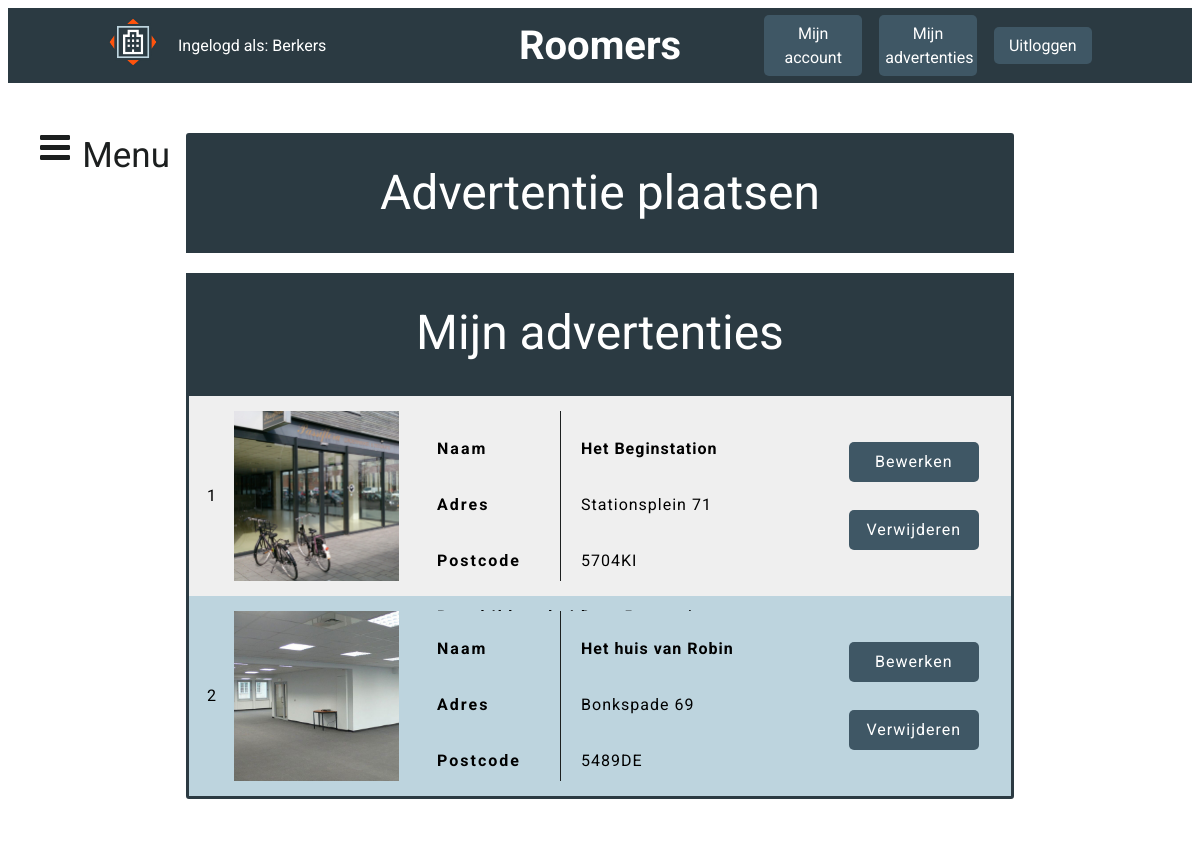
/createadd.php (signed in), run on the app's committed database.
### tables this page shows
CREATE TABLE IF NOT EXISTS `building` (
  `buildingID` int(11) NOT NULL AUTO_INCREMENT,
  `user_ID` int(11) NOT NULL,
  `name` text NOT NULL,
  `picture1` text,
  `picture2` text,
  `picture3` text,
  `picture4` text,
  `picture5` text,
  `street` varchar(80) NOT NULL,
  `strnumber` varchar(10) NOT NULL,
  `areacode` varchar(10) NOT NULL,
  `city` varchar(80) NOT NULL,
  `mainfunction` varchar(50) DEFAULT NULL,
  `renttime` varchar(40) DEFAULT NULL,
  `year` varchar(15) DEFAULT NULL,
  `space` int(11) DEFAULT NULL,
  `layers` varchar(25) DEFAULT NULL,
  `parking` varchar(50) DEFAULT NULL,
  `description` text,
  PRIMARY KEY (`buildingID`)
);

### inc/functions.php (called while the page is built)
<?php
	function e($value) {
		return htmlspecialchars($value, ENT_QUOTES, 'UTF-8');
	}
?>

### createadd.php (the view, shortened to what this page needs)
<?php
  require("inc/functions.php");
  $connect = connectToDB();
$buildingquery = "
  SELECT *
  FROM building
  WHERE user_ID = " . $_SESSION['userID'] . "
  ";
$buildingresource = mysqli_query($connect, $buildingquery);
$BuildingArray = array();
  while($result = mysqli_fetch_assoc($buildingresource))
  {
    $BuildingArray[] = $result;
  }
$even = "1";
$count = 0;
?>
<!DOCTYPE html>
<html>
  <head>
    <link rel="stylesheet" href="https://cdnjs.cloudflare.com/ajax/libs/meyer-reset/2.0/reset.min.css">
    <link rel="stylesheet" href="css/style.css">
    <link rel="stylesheet" href="https://cdnjs.cloudflare.com/ajax/libs/font-awesome/4.7.0/css/font-awesome.min.css">
  </head>
  <body>
    <?php
      include("inc/header.php");
      include("inc/navigation.php")
    ?>
    <div id="mainpage">
      <div id="content-container">
      <div id="search-open">Advertentie plaatsen</div>
      <span id="addspan">Mijn advertenties</span>
        <div id="user-add">
         <?php foreach ($BuildingArray as $item) {
            if ($item['space'] == 0) {
              $space = "Niet bekend";
            }
            else{
              $space = $item['space'] . " m²";
            }
            $count++;
            if ($even == "0") {
              $container = "item-container";
              $resultinfo = "result-info";
              $even = "1";
            }
            else
            {
              $container = "item-container2";
              $resultinfo = "result-info2";
              $even = "0";
            }
            if ($item['picture1'] == NULL) {
              $picture = "img/noimg.jpg";
            }
            else
            {
              $picture = $item['picture1'];
            } ?>
        <div class=<?php echo $container ?>>
          <p><?php echo $count; ?></p>
          <img src=<?php echo $picture ?> class="result-img">
          <div class=<?php echo $resultinfo ?>>
            <div class="result-title-div">
              <p>Naam</p>
              <p>Adres</p>
              <p>Postcode</p>
              <p>Beschikbaarheid</p>
              <p>Ruimte</p>
            </div>
            <div class="result-div">
              <p class="result-name"><?php echo e($item['name']); ?></p>
              <p><?php echo e($item['street'] . " " . $item['strnumber']); ?></p>
              <p><?php echo e($item['areacode']); ?></p>
              <p><?php echo $item['renttime'] ?></p>
              <p><?php echo e($space); ?></p>
            </div>
            <div class="result-div-buttons">
              <a href="edit.php?id=<?php echo $item['buildingID']; ?>" class="info-button">Bewerken</a>
              <a href="inc/delete.php?id=<?php echo $item['buildingID']; ?>" class="info-button delete">Verwijderen</a>
            </div>
          </div>
        </div>
      <?php } ?>
      </div>
    </div>
  </body>
</html>

### css/style.css (style rules this page uses)
html { font: 16px/1.5 'Roboto', sans-serif; }
body { background-color: white; background-size: cover; }
a { text-decoration: none; color: white; }
* { box-sizing: border-box; }
a:link { text-decoration: none; color: white; }
a:-webkit-any-link { text-decoration:none !important; }
#mainpage { display: flex; flex-direction: column; align-items: center; justify-content: center; }
#content-container { display: flex; flex-direction: column; align-items: center; margin-top: 50px; margin-bottom: 50px; width: 70%; background-color: white; transition: 0.5s; }
.item-container { width: 100%; height: 200px; background-color: #BDD4DE; display: flex; justify-content: space-evenly; align-items: center; }
.item-container2 { width: 100%; height: 200px; background-color: #EFEFEF; display: flex; justify-content: space-evenly; align-items: center; }
.result-img { height: 85%; width: 20%; object-fit: cover; }
.result-info { width: 70%; height: 170px; background-color: #BDD4DE; display: flex; align-items: center; }
.result-info2 { width: 70%; height: 170px; background-color: #EFEFEF; display: flex; align-items: center; }
.result-title-div { height: 100%; width: 25%; padding: 10px 20px 10px 20px; display: flex; flex-direction: column; justify-content: space-around; letter-spacing: 2px; font-weight: bold; border-right: 1px solid #1C1F1F; }
.result-div { height: 100%; width: 50%; padding: 10px 20px 10px 20px; display: flex; flex-direction: column; justify-content: space-around; letter-spacing: 1px; }
.result-div-buttons { width: 25%; height: 80%; display: flex; flex-direction: column; justify-content: space-around; }
.result-name { font-weight: bold; }
.info-button { width: 90%; height: 20%; background-color: #3F5765; color: white; border-radius: 5px; padding: 20px; letter-spacing: 1px; display: flex; justify-content: center; align-items: center; transition: 0.5s; border: 0px; cursor: pointer; }
#search-open { width: 100%; font-size: 300%; background-color: #2B3A42; display: flex; justify-content: center; align-items: center; padding: 20px; color: white; cursor: pointer; height: 120px; transition: 1s; border-top-left-radius: 3px; border-top-right-radius: 3px; }
#user-add { margin-bottom: 20px; max-height: 500px; overflow-y: auto; width: 100%; border: 3px solid #2B3A42; border-bottom-left-radius: 3px; border-bottom-right-radius: 3px; }
#addspan { display: flex; justify-content: center; align-items: center; width: 100%; margin-top: 20px; font-size: 300%; background-color: #2B3A42; padding: 20px; color: white; height: 120px; }

### data on the page
building: picture1 (picture), name "Het Beginstation", street+strnumber "Stationsplein 71", areacode "5704KI"
building: picture1 (picture), name "Het huis van Robin", street+strnumber "Bonkspade 69", areacode "5489DE"

### other printed values
$_SESSION['username'] "Berkers"
